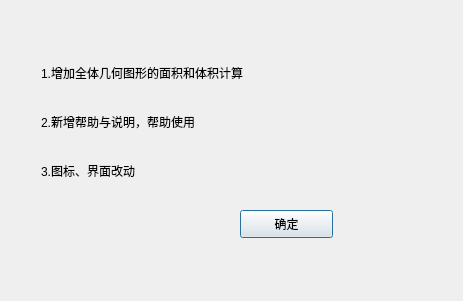
<?xml version="1.0" encoding="UTF-8"?>
<ui version="4.0">
 <class>about1dialog</class>
 <widget class="QDialog" name="about1dialog">
  <property name="geometry">
   <rect>
    <x>0</x>
    <y>0</y>
    <width>463</width>
    <height>301</height>
   </rect>
  </property>
  <property name="windowTitle">
   <string>版本特性</string>
  </property>
  <widget class="QPushButton" name="pushButton">
   <property name="geometry">
    <rect>
     <x>240</x>
     <y>210</y>
     <width>93</width>
     <height>28</height>
    </rect>
   </property>
   <property name="text">
    <string>确定</string>
   </property>
  </widget>
  <widget class="QWidget" name="layoutWidget">
   <property name="geometry">
    <rect>
     <x>41</x>
     <y>51</y>
     <width>311</width>
     <height>141</height>
    </rect>
   </property>
   <layout class="QGridLayout" name="gridLayout">
    <item row="0" column="0">
     <widget class="QLabel" name="label">
      <property name="text">
       <string>1.增加全体几何图形的面积和体积计算</string>
      </property>
     </widget>
    </item>
    <item row="1" column="0">
     <widget class="QLabel" name="label_2">
      <property name="text">
       <string>2.新增帮助与说明，帮助使用</string>
      </property>
     </widget>
    </item>
    <item row="2" column="0">
     <widget class="QLabel" name="label_3">
      <property name="text">
       <string>3.图标、界面改动</string>
      </property>
     </widget>
    </item>
   </layout>
  </widget>
 </widget>
 <resources/>
 <connections/>
</ui>
